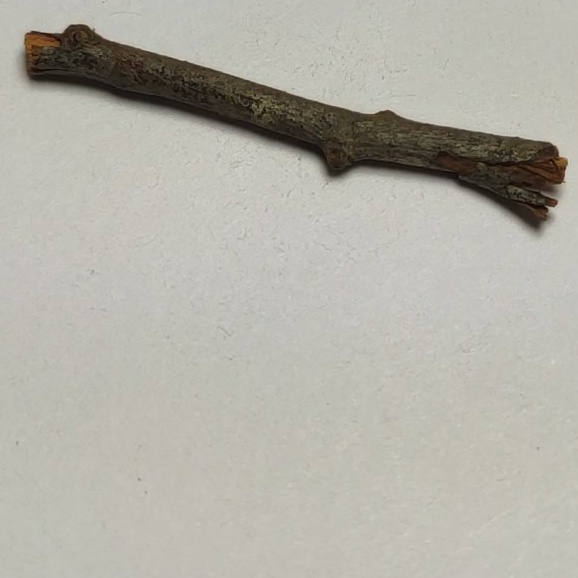
#> input picture all/X41/187.jpg, 578 x 578 px, found by its file name; its folder holds only this picture in this run
$ python zoom.py   (older library calls are emulated)
#> lines starting #> are read from the running program, lines starting #| are printed output that depends on the picture; after the words box and inside, x2 and y2 are one past the last pixel; in counts of white or black regions, pixels touching at a corner belong together

import cv2
import os
import numpy as np
import matplotlib.pyplot as plt
import glob
import sys


def zero(number):
    if(number <0):
        number=0
    return number
#檔案位置
path='X41/'
#images = glob.glob(path+'/*.jpg')
images=glob.glob(path+'/*.jpg')
print(images)
#img = cv2.imread('C:/Users/朱嘉瑩/Desktop/中藥圖片/A/VID_20200713_1358001.jpg')
#print(img)
#-------------------------

k=0
for fname in os.listdir(path):

    if (fname !='desktop.ini'):
        k=k+1
        image=cv2.imread(path+fname)
#> image is the input picture: shape (578, 578, 3); mean B, G, R 168.4, 177.4, 179.3
        #image = cv2.imread('C:/Users/Jeff Liou/Desktop/image_class_python/10015.jpg')

        gray = cv2.cvtColor(image, cv2.COLOR_BGR2GRAY)
        gradX = cv2.Sobel(gray, ddepth=cv2.CV_32F, dx=1, dy=0, ksize=-1)
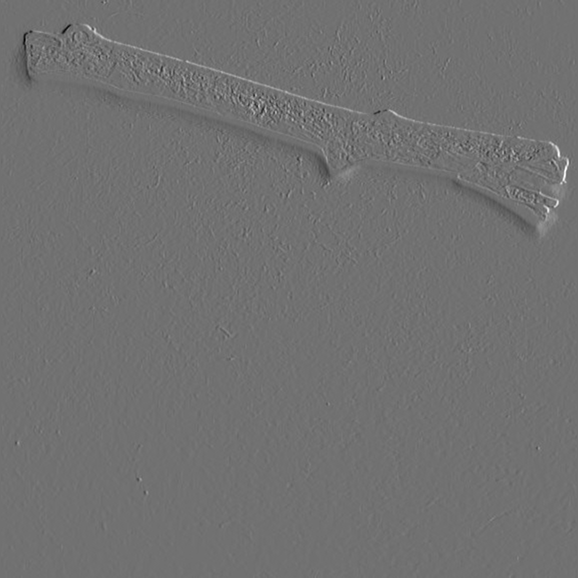
#> gradX: shape (578, 578) float32; min -1656, max 2062, mean 0.2; drawn with min black and max white
        gradY = cv2.Sobel(gray, ddepth=cv2.CV_32F, dx=0, dy=1, ksize=-1)
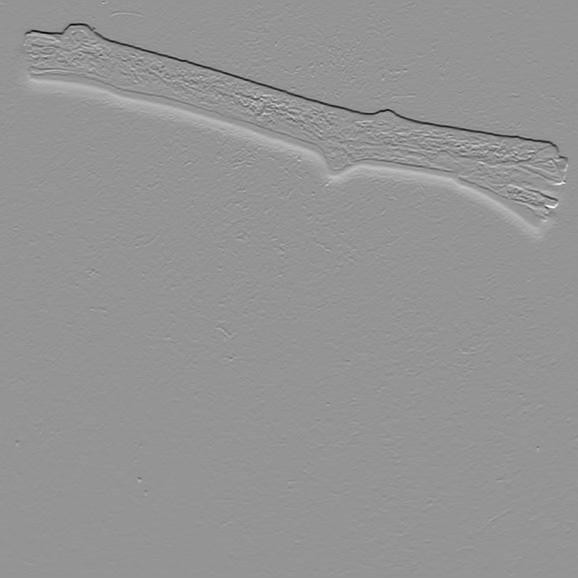
#> gradY: shape (578, 578) float32; min -2623, max 1872, mean 0; drawn with min black and max white

        # subtract the y-gradient from the x-gradient
        gradient = cv2.subtract(gradX, gradY)
        gradient = cv2.convertScaleAbs(gradient)
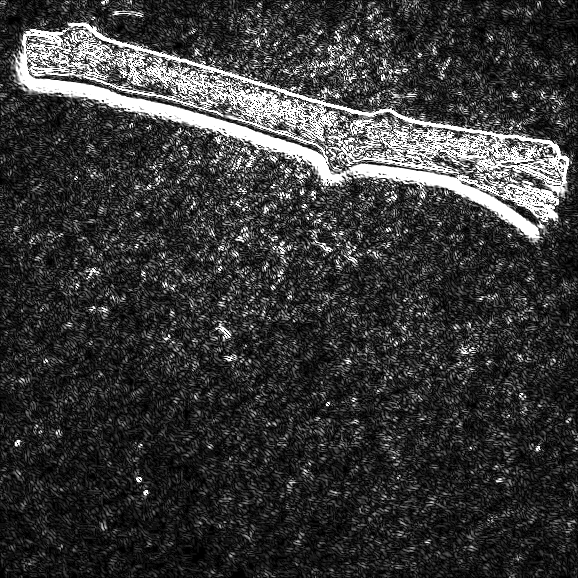
#> gradient: shape (578, 578); min 0, max 255, mean 56.2
        # blur and threshold the image
        blurred = cv2.blur(gradient, (9, 9))
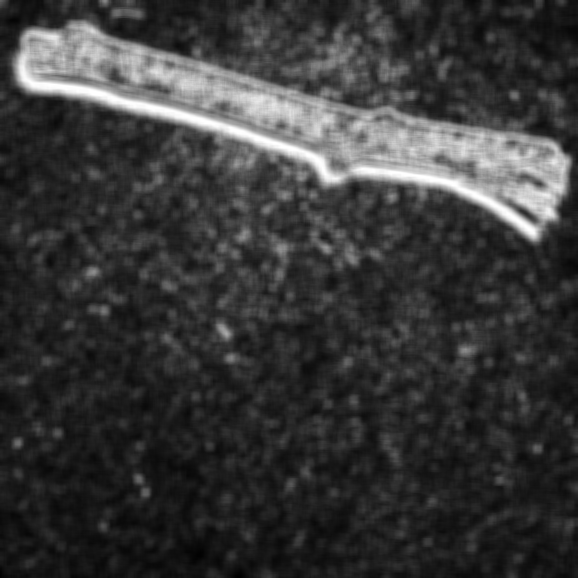
#> blurred: shape (578, 578); min 0, max 255, mean 56.2
        (_, thresh) = cv2.threshold(blurred, 90, 255, cv2.THRESH_BINARY)
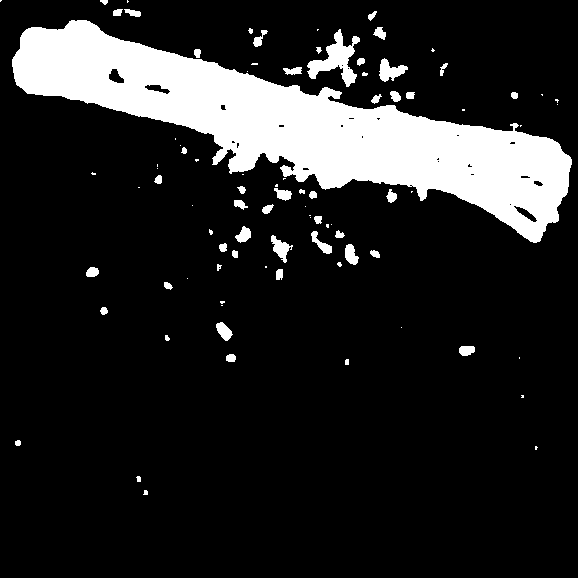
#> thresh: shape (578, 578); 14.5% white; 89 white regions (39 under 20 px), largest, box (x1, y1, x2, y2) and area: (12, 20, 572, 243) 43126, (307, 29, 360, 87) 1166, (379, 58, 408, 82) 363
        kernel = cv2.getStructuringElement(cv2.MORPH_RECT, (25, 25))
        closed = cv2.morphologyEx(thresh, cv2.MORPH_CLOSE, kernel)
#> closed: shape (578, 578); 18.5% white; 25 white regions (11 under 20 px), largest, box (x1, y1, x2, y2) and area: (0, 0, 578, 280) 60563, (216, 301, 236, 362) 479, (459, 346, 475, 356) 134
        # perform a series of erosions and dilations
        closed = cv2.erode(closed, None, iterations=4)
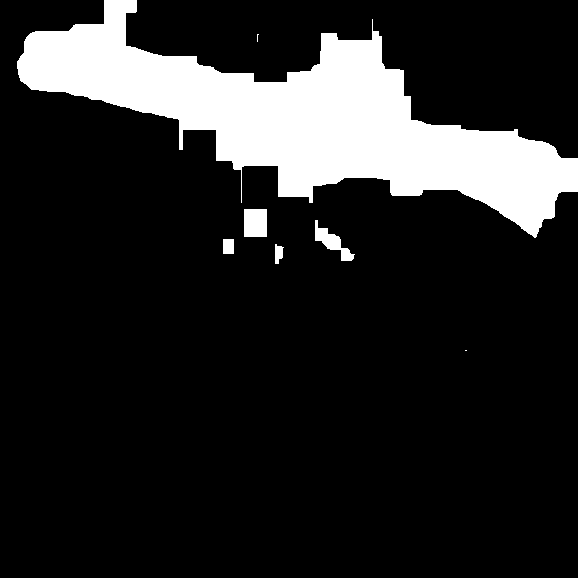
#> closed: shape (578, 578); 15% white; 7 white regions (2 under 20 px), largest, box (x1, y1, x2, y2) and area: (17, 0, 578, 238) 48495, (244, 209, 267, 237) 644, (315, 220, 355, 261) 553, (223, 239, 234, 254) 165, (275, 244, 284, 264) 127
        closed = cv2.dilate(closed, None, iterations=4)
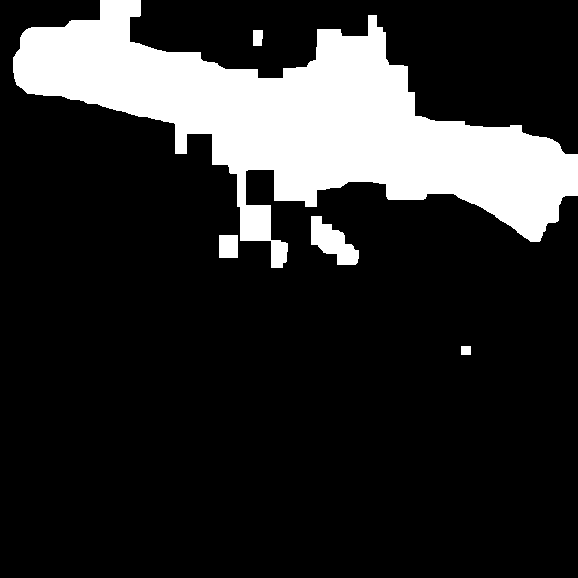
#> closed: shape (578, 578); 17.8% white; 5 white regions
        (cnts, _) = cv2.findContours(closed.copy(), cv2.RETR_EXTERNAL, cv2.CHAIN_APPROX_SIMPLE)
#> cnts = 5 contours; box (x1, y1, x2, y2) and area: (13, 0, 578, 268) 56552, (311, 216, 359, 265) 1180, (219, 235, 238, 258) 396, (253, 30, 263, 46) 128, (461, 346, 471, 355) 72
        c = sorted(cnts, key=cv2.contourArea, reverse=True)[0]
#> c = contour of 403 points, box (x1, y1, x2, y2) (13, 0, 578, 268), area 56552

        # compute the rotated bounding box of the largest contour
        rect = cv2.minAreaRect(c)
#> rect = ((294.6, 121), (267, 548.6), -55.33)
        box = np.int0(cv2.boxPoints(rect))
#> box = [[444, 386], [-6, 74], [144, -144], [596, 167]]

        # draw a bounding box arounded the detected barcode and display the image
        #不畫出來


        '''
        cv2.drawContours(image, [box], -1, (0, 255, 0), 3)
        cv2.imshow("Image", image)
        cv2.imwrite("contoursImage2.jpg", image)
        cv2.waitKey(0)
        '''
        Xs = [i[0] for i in box]
#> Xs = [444, -6, 144, 596]
        Ys = [i[1] for i in box]
#> Ys = [386, 74, -144, 167]
        x1 = zero(min(Xs))
#> x1 = 0
        x2 = zero(max(Xs))
#> x2 = 596
        y1 = zero(min(Ys))
#> y1 = 0
        y2 = zero(max(Ys))
#> y2 = 386
        hight = y2 - y1
#> hight = 386
        width = x2 - x1
#> width = 596
        if hight >width :
            width=hight
        else:
            hight=width
#> hight = 596
        #需要先建立new資料夾
        cropImg = image[y1:y1+hight, x1:x1+width]
        #cv2.imshow( "cropImg" , cropImg)
        newpath='new/'+str(k)
        #圖片寫入寫的資料夾
        cv2.imwrite( newpath+".jpg" , cropImg)

        #cv2.waitKey()

$ run again, on all/X41/201.jpg
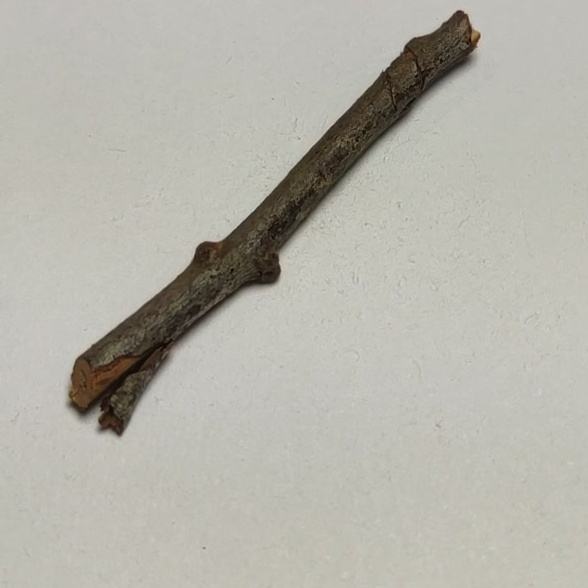
#> input picture all/X41/201.jpg, 588 x 588 px, found by its file name
#> image is the input picture: shape (588, 588, 3); mean B, G, R 170.6, 179.5, 181.1
#> `(_, thresh) = cv2.threshold(blurred, 90, 255, cv2.THRESH_BINARY)`:
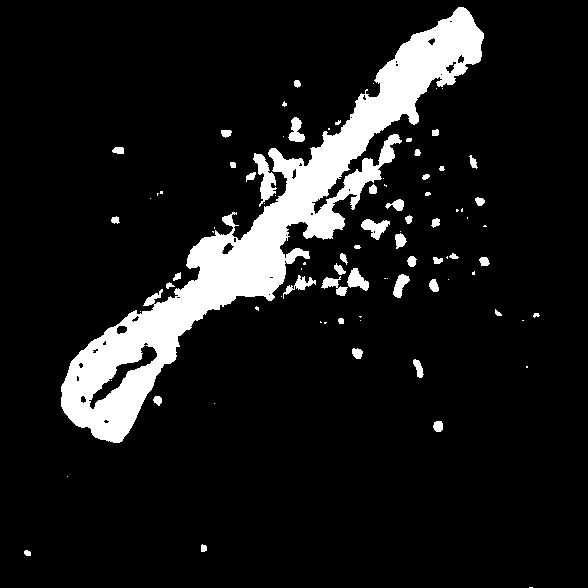
#> thresh: shape (588, 588); 10.3% white; 87 white regions (40 under 20 px), largest, box (x1, y1, x2, y2) and area: (61, 7, 484, 443) 31251, (253, 153, 277, 207) 553, (361, 219, 390, 240) 319
#> `closed = cv2.dilate(closed, None, iterations=4)`:
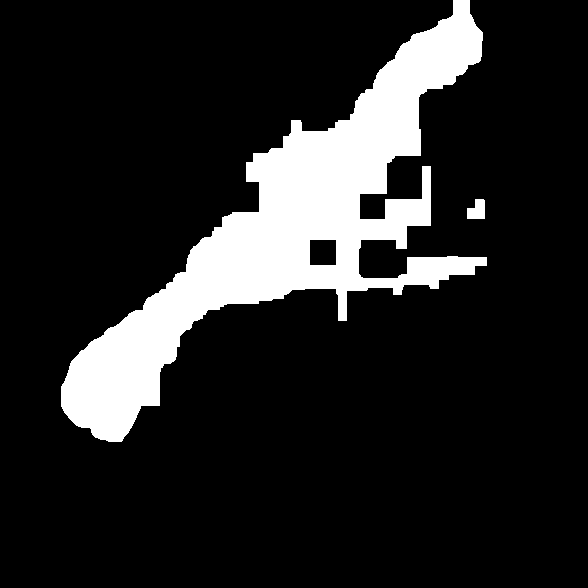
#> closed: shape (588, 588); 14.3% white; 2 white regions
#> cnts = 2 contours; box (x1, y1, x2, y2) and area: (61, 0, 487, 442) 48904, (467, 199, 485, 219) 251
#> c = contour of 510 points, box (x1, y1, x2, y2) (61, 0, 487, 442), area 48904
#> rect = ((303.3, 255.7), (570.7, 232.7), -36.53)
#> box = [[143, 518], [4, 332], [463, -7], [601, 179]]
#> Xs = [143, 4, 463, 601]
#> Ys = [518, 332, -7, 179]
#> x1 = 4
#> x2 = 601
#> y1 = 0
#> y2 = 518
#> width = 597

$ run again, on all/X41/304.jpg
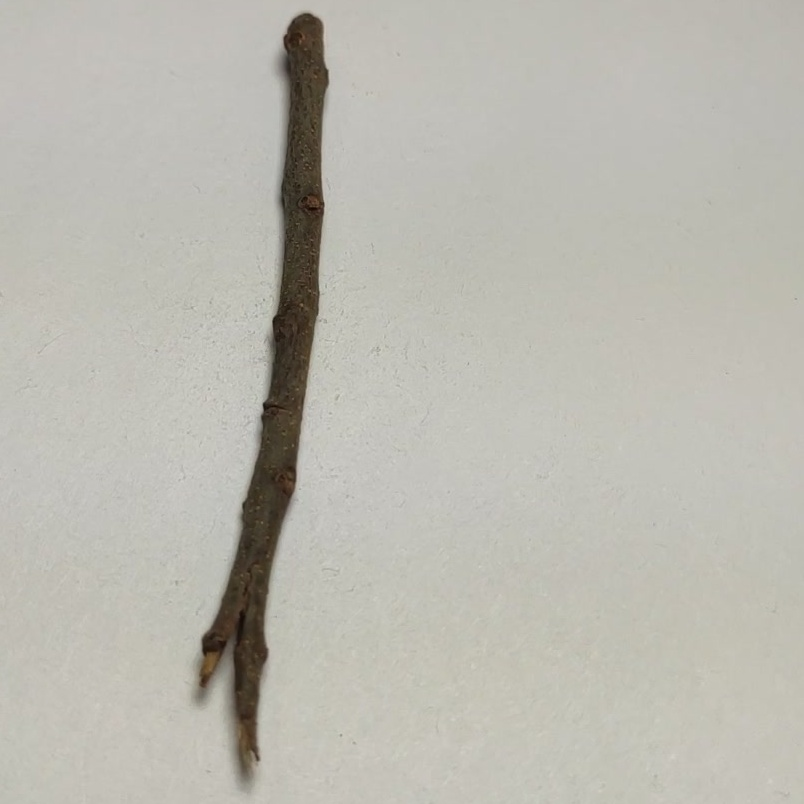
#> input picture all/X41/304.jpg, 804 x 804 px, found by its file name
#> image is the input picture: shape (804, 804, 3); mean B, G, R 176.4, 185.1, 186.6
#> `(_, thresh) = cv2.threshold(blurred, 90, 255, cv2.THRESH_BINARY)`:
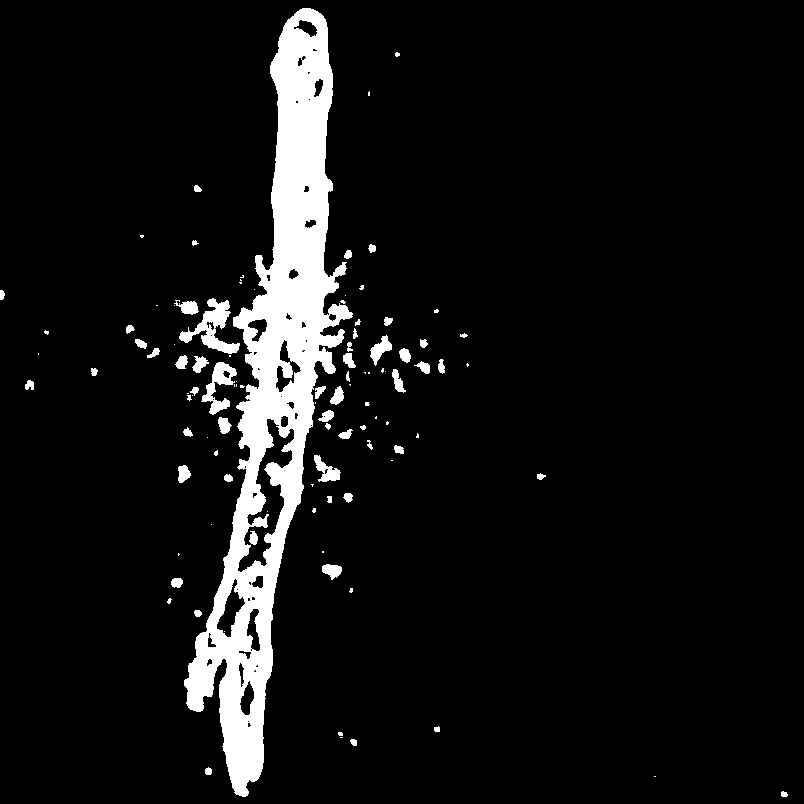
#> thresh: shape (804, 804); 7.4% white; 104 white regions (49 under 20 px), largest, box (x1, y1, x2, y2) and area: (184, 8, 353, 797) 41340, (179, 298, 240, 354) 1226, (201, 362, 237, 415) 764
#> `closed = cv2.dilate(closed, None, iterations=4)`:
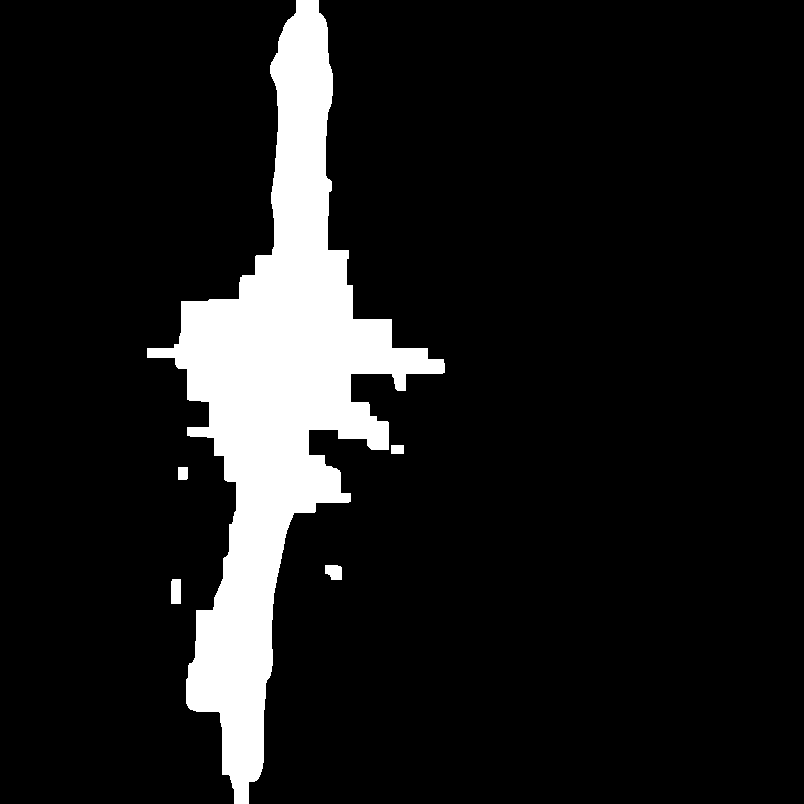
#> closed: shape (804, 804); 10.9% white; 5 white regions
#> cnts = 5 contours; box (x1, y1, x2, y2) and area: (147, 0, 445, 804) 68717, (171, 579, 181, 604) 214, (325, 565, 342, 580) 190, (178, 467, 188, 480) 108, (391, 445, 404, 454) 96
#> c = contour of 425 points, box (x1, y1, x2, y2) (147, 0, 445, 804), area 68717
#> rect = ((277.6, 402.2), (772.1, 282.8), -67.04)
#> box = [[257, 812], [-3, 702], [298, -8], [558, 101]]
#> Xs = [257, -3, 298, 558]
#> Ys = [812, 702, -8, 101]
#> x1 = 0
#> x2 = 558
#> y1 = 0
#> y2 = 812
#> `width = x2 - x1`: width = 558
#> `width=hight`: width = 812
